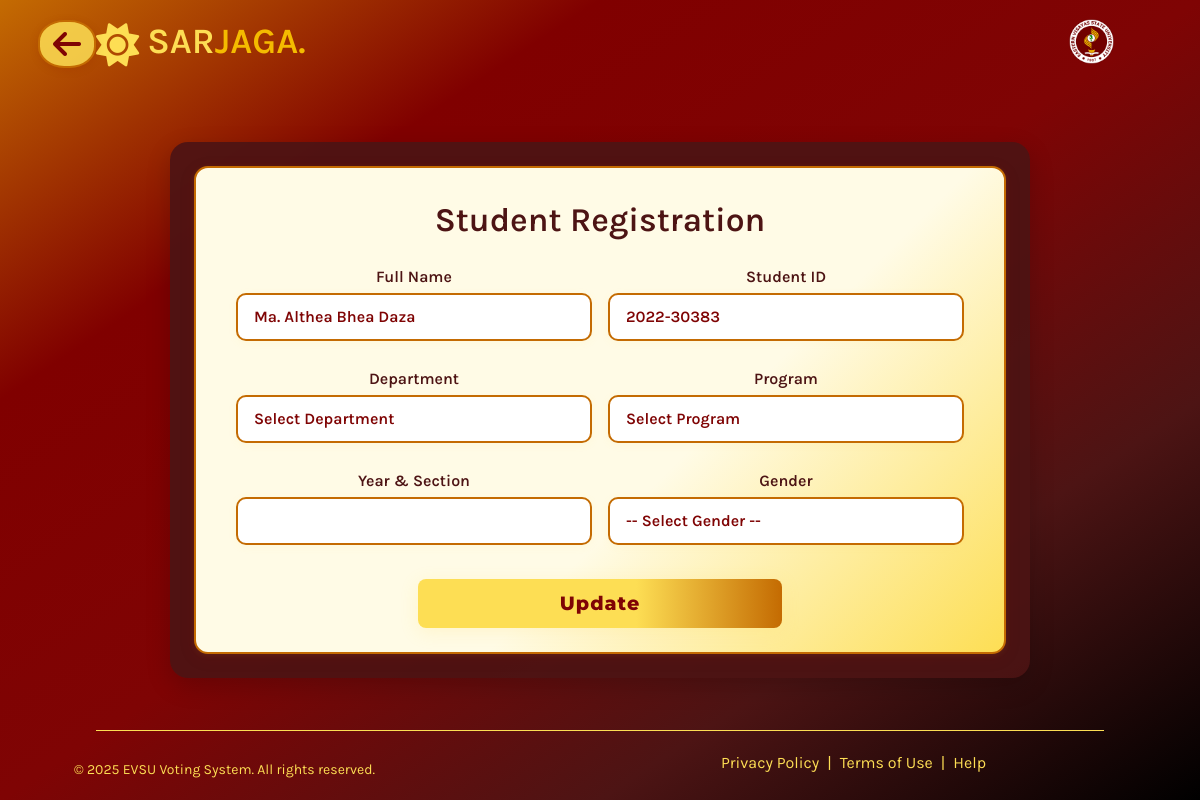
The page /register.php?id=1 on the database as committed earlier.
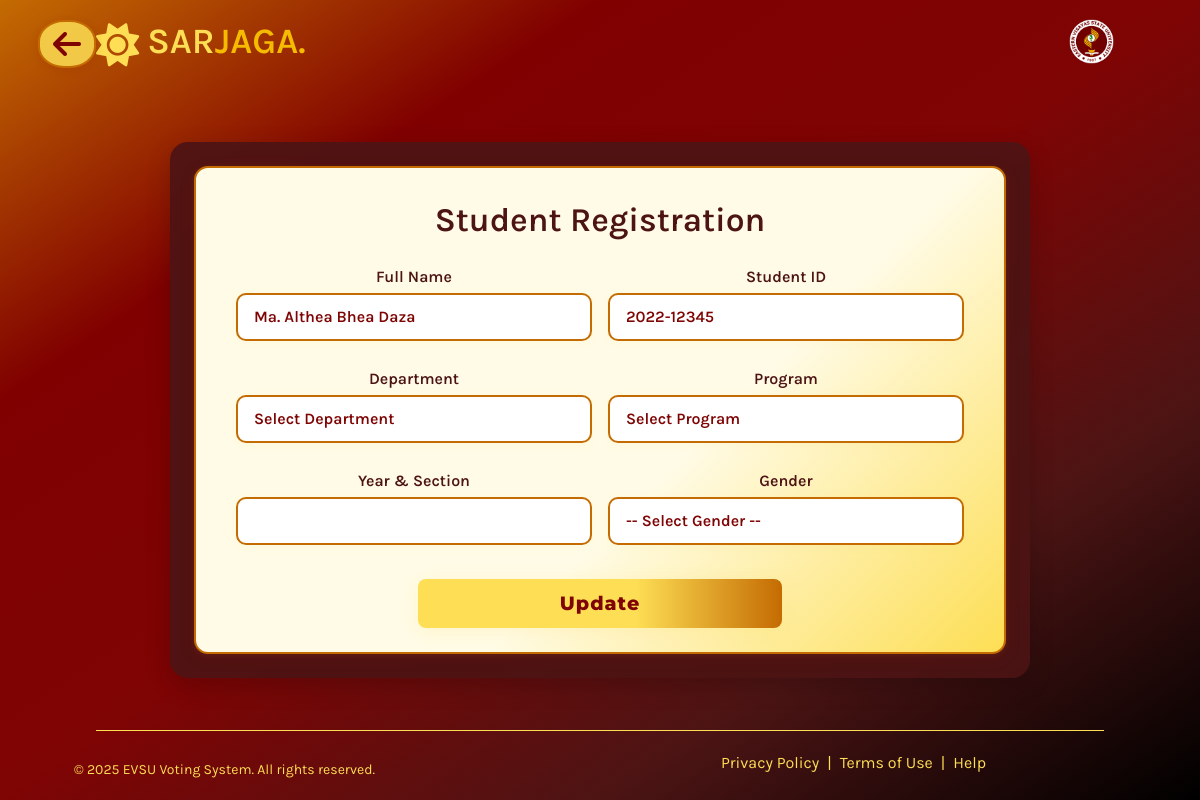
The same page on the database as committed later.
### tables this page shows
CREATE TABLE `students_registration` (
  `id` int(11) NOT NULL,
  `fullname` varchar(255) NOT NULL,
  `student_id` varchar(15) NOT NULL,
  `department` varchar(255) DEFAULT NULL,
  `program` varchar(255) DEFAULT NULL,
  `qr_code_path` varchar(255) NOT NULL,
  `gender` enum('Male','Female') NOT NULL,
  `section` varchar(50) NOT NULL,
  `created_at` timestamp NOT NULL DEFAULT current_timestamp()
);

### register.php (the view, shortened to what this page needs)
<?php
include 'db.php';
$fullname = "";
$student_id = "";
$update_mode = false;
$section = "";
if (isset($_GET['id'])) {
    $id = $_GET['id'];
    $update_mode = true;
    $sql = "SELECT fullname, student_id, qr_code_path FROM students_registration WHERE id = $id";
    $result = $conn->query($sql);
    $row = $result->fetch_assoc();
    $fullname = $row['fullname'];
    $student_id = $row['student_id'];
}
?>
<!DOCTYPE html>
<html lang="en">
<head>
    <link href="https://cdn.jsdelivr.net/npm/bootstrap@5.3.0-alpha3/dist/css/bootstrap.min.css" rel="stylesheet">
    <link rel="stylesheet" href="https://cdnjs.cloudflare.com/ajax/libs/font-awesome/6.5.0/css/all.min.css">
</head>
<body>
<a href="Homepage.html" class="back-icon entrance-animate" title="Back to Homepage">
    <i class="fas fa-arrow-left"></i>
</a>
<header class="entrance-animate">
  <nav>
    <div class="logo">
      <a href="Homepage.html"><i class="fas fa-sun" style="margin-right: 8px;"></i>SAR<span>JAGA.</span></a>
    </div>
    <ul>
        <li class="evsu-logo-nav">
            <a href="#">
            <img src="Images/EvsuLogo.png" alt="EVSU Logo">
            </a>
        </li>
    </ul>
  </nav>
</header>
<div class="flex-container entrance-animate">
    <div class="main-container">
        <div class="form-section">
            <h2 class="mb-4 text-center">Student Registration</h2>
        <form method="POST" action="">
        <div class="row gx-3 gy-2">
            <div class="col-md-6">
            <label for="fullname" class="form-label">Full Name</label>
            <input type="text" class="form-control" id="fullname" name="fullname" value="<?php echo htmlspecialchars($fullname); ?>" required>
            </div>
            <div class="col-md-6">
            <label for="student_id" class="form-label">Student ID</label>
            <input type="text" class="form-control" id="student_id" name="student_id" value="<?php echo htmlspecialchars($student_id); ?>" required>
            </div>
            <div class="col-md-6">
            <label for="department" class="form-label">Department</label>
            <select class="form-select" id="department" name="department" required onchange="updateProgramOptions()">
                <option value="">Select Department</option>
            </select>
            </div>
            <div class="col-md-6">
            <label for="program" class="form-label">Program</label>
            <select class="form-select" id="program" name="program" required>
                <option value="">Select Program</option>
            </select>
            </div>
            <div class="col-md-6">
            <label for="section" class="form-label">Year & Section</label>
            <input type="text" name="section" value="<?= htmlspecialchars($section ?? '') ?>" required class="form-control">
            </div>
            <div class="col-md-6">
            <label for="gender" class="form-label">Gender</label>
            <select name="gender" required class="form-select">
                <option value="">-- Select Gender --</option>
            </select>
            </div>
            <div class="col-12 d-flex justify-content-center mt-2">
            <?php if ($update_mode): ?>
                <button type="submit" class="btn btn-warning w-50" onclick="return confirm('Are you sure you want to update this record?')">Update</button>
            <?php else: ?>
                <button type="submit" class="btn btn-primary w-50">Register</button>
            <?php endif; ?>
            </div>
        </div>
        </form>
        </div>
        </div>
    </div>
  <footer class="entrance-animate">
    <p>&copy; 2025 EVSU Voting System. All rights reserved.</p>
    <nav>
      <a href="#">Privacy Policy </a> | <a href="#">Terms of Use </a> | <a href="#">Help</a>
    </nav>
  </footer>
</body>
</html>

Rows that differ between the two databases and show on the page:
changed students_registration "Ma. Althea Bhea Daza": student_id "2022-30383" → "2022-12345"
